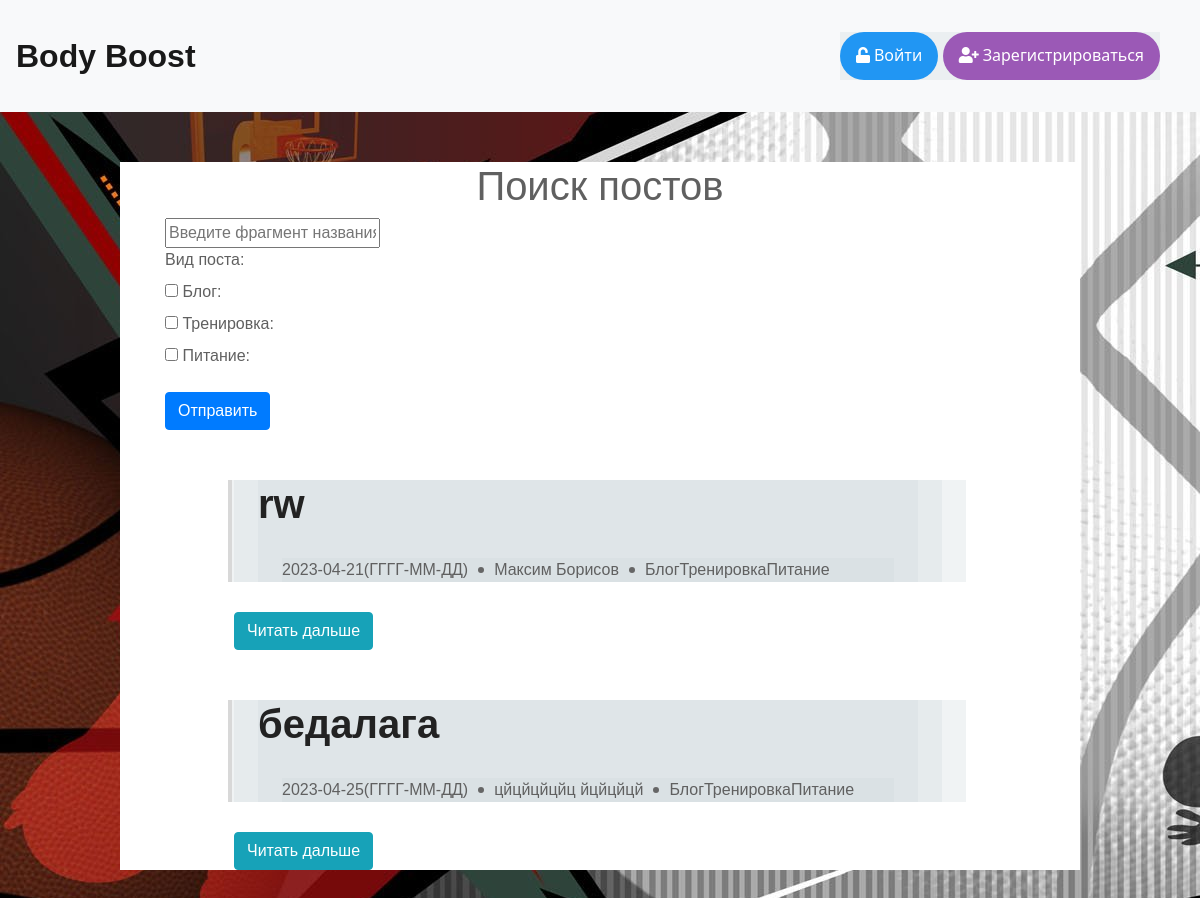
Screenshot of /search with the database file from the repository.
### data/posts.py (models this page shows)
class Post(SqlAlchemyBase, UserMixin):
    __tablename__ = 'posts'
    id = sqlalchemy.Column(sqlalchemy.Integer, primary_key=True, autoincrement=True)
    creator_id = sqlalchemy.Column(sqlalchemy.Integer,
                                   sqlalchemy.ForeignKey("users.id"))
    user = orm.relationship('User')
    creator_name = sqlalchemy.Column(sqlalchemy.String, nullable=False)
    creator_surname = sqlalchemy.Column(sqlalchemy.String, nullable=False)
    creator_login = sqlalchemy.Column(sqlalchemy.String, nullable=False)
    post_name = sqlalchemy.Column(sqlalchemy.String, nullable=False)
    create_date = sqlalchemy.Column(sqlalchemy.Date, nullable=False, default=datetime.datetime.now())
    text_content = sqlalchemy.Column(sqlalchemy.Text, nullable=True)
    file = sqlalchemy.Column(sqlalchemy.BLOB, default=None, nullable=True)
    is_liked = sqlalchemy.Column(sqlalchemy.BOOLEAN, default=False)
    is_blog = sqlalchemy.Column(sqlalchemy.BOOLEAN, default=False)
    is_training = sqlalchemy.Column(sqlalchemy.BOOLEAN, default=False)
    is_recipe = sqlalchemy.Column(sqlalchemy.BOOLEAN, default=False)
    list_likes = sqlalchemy.Column(sqlalchemy.String, nullable=False, default="")
    def __repr__(self):
        return f'<User> {self.id} {self.post_name} {self.create_date}'

### server.py (the view, shortened to what this page needs)
@app.route("/search", methods=["GET", "POST"])
def search():
    db_sess = db_session.create_session()
    search_posts = None
    if request.method == "GET":
        search_posts = db_sess.query(Post).all()
        print(search_posts)
    return render_template("search.html", posts=search_posts, title="Поиск постов")

### data/db_session.py (called while the page is built)
def create_session() -> Session:
    global __factory
    return __factory()

### templates/search.html (shortened to what this page needs)
 {% extends "base.html" %}
{% block content %}
<head>
	<link rel="stylesheet" href="../static/css/example_css.css">
    <link rel="stylesheet" href="https://use.fontawesome.com/releases/v5.3.1/css/all.css"
>
    <link rel="stylesheet" href="../static/css/for_search.css">
</head>
<h1 style="text-align: center">{{ title }}</h1>
<form method="POST">
    <p>
        <input type="text" placeholder="Введите фрагмент названия поста" name="search">
        <br>
        <label>Вид поста: </label>
        <br/>
        <input type="checkbox" class="checkbox" name="is_blog" id="checkbox1" value="true1"/>
        <label for="checkbox1">Блог:</label>
        <br/>
        <input type="checkbox" class="checkbox" name="is_training" id="checkbox2" value="true2" />
        <label for="checkbox2">Тренировка:</label>
        <br/>
        <input type="checkbox" class="checkbox" name="is_recipe" id="checkbox3" value="true3"/>
        <label for="checkbox3">Питание:</label>
        <br/>
    </p>
    <button type="submit" class="btn btn-primary" >Отправить</button>
</form>
{% for post in posts %}
    <div class="container">
        <div class="post">
            <div class="post-content">
                <div class="post-header">
                    <h1>{{ post.post_name }}</h1>
                    <div class="post-meta">
                        <time>{{ post.create_date }}(ГГГГ-ММ-ДД)</time>
                        <span class="author">{{ post.creator_name }} {{ post.creator_surname }}</span>
                        {% if post.is_blog %}
                            <span class="category">Блог</span>
                        {% endif %}
                        {% if post.is_training %}
                            <span class="category">Тренировка</span>
                        {% endif %}
                        {% if post.is_recipe %}
                            <span class="category">Питание</span>
                        {% endif %}
                    </div>
                </div>
            </div>
        </div>
        <div class="btns">
                <a href="/post_review/{{ post.id }}"><button type="button" class="btn btn-info">Читать дальше</button></a>
        </div>
    </div>
{% endfor %}
{% endblock %}

### static/css/base.css (style rules this page uses)
div { margin: 24px; background: rgba(205, 214, 219, 0.3) }

### static/css/example_css.css (style rules this page uses)
* { box-sizing: border-box; margin: 0; }
body { font-family: 'Montserrat', sans-serif; color: #606060; font-size: 14px; }
.container { max-width: 960px; margin: 50px auto; padding: 0 15px; background: white; }
.post h1 { color: #222; font-weight: 600; margin-bottom: 30px; }
.post-meta { margin-bottom: 30px; display: flex; flex-wrap: wrap; }
time, .author { padding-right: 26px; position: relative; }
time:after, .author:after { content: ""; width: 6px; height: 6px; border-radius: 50%; background: #666; position: absolute; top: 50%; right: 10px; transform: translateY(-50%); }
p { line-height: 1.5; margin-bottom: 1em; }
@media (min-width: 768px) { body { font-size: 16px; } }
@media (min-width: 768px) { .container { padding: 0 45px; } }
@media (min-width: 768px) { .post-header { padding-left: 26px; border-left: 4px solid #D8D8D8; margin-left: -30px; } }
.btns { background-color: white; }

### rows the page displays
Post: post_name "rw", create_date "2023-04-21", creator_name "Максим", creator_surname "Борисов", is_blog "Блог", is_training "Тренировка", is_recipe "Питание"
Post: post_name "бедалага", create_date "2023-04-25", creator_name "цйцйцйцйц", creator_surname "йцйцйцй", is_blog "Блог", is_training "Тренировка", is_recipe "Питание"

### other values shown
{{ title }} "Поиск постов"
